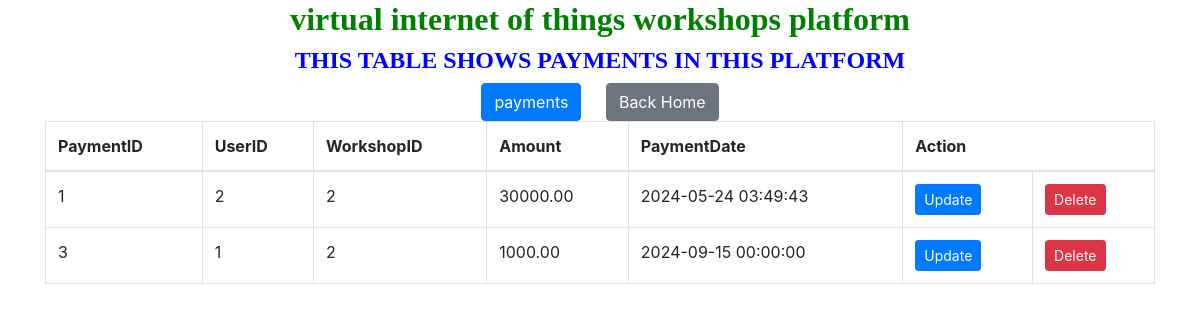
/viewpayment.php, run on the app's committed database.
### tables this page shows
CREATE TABLE IF NOT EXISTS `payment` (
  `PaymentID` int(11) NOT NULL AUTO_INCREMENT,
  `UserID` int(11) DEFAULT NULL,
  `WorkshopID` int(11) DEFAULT NULL,
  `Amount` decimal(10,2) DEFAULT NULL,
  `PaymentDate` timestamp NOT NULL DEFAULT CURRENT_TIMESTAMP,
  PRIMARY KEY (`PaymentID`),
  KEY `UserID` (`UserID`),
  KEY `WorkshopID` (`WorkshopID`)
);

### viewpayment.php (the view, shortened to what this page needs)
<!DOCTYPE html>
<html>
<head>
    <link href="https://stackpath.bootstrapcdn.com/bootstrap/4.5.2/css/bootstrap.min.css" rel="stylesheet">
</head>
<body>
<center>
    <div class="container">
        <h2 style="text-align: center; font-family: century; font-weight: bold; color: green;">virtual internet of things workshops platform</h2>
        <h4 style="text-align: center; font-family: century; font-weight: bold; color:blue;">THIS TABLE SHOWS PAYMENTS IN THIS PLATFORM </h4>
        <a href="payment.html" class="btn btn-primary" style="margin-top: 0px;">payments</a>
        <a href="home.html" class="btn btn-secondary" style="margin-left: 20px;">Back Home</a>
        <table class="table table-bordered">
            <thead>
                <tr>
                    <th>PaymentID</th>
                    <th>UserID</th>
                    <th>WorkshopID</th>
                    <th>Amount</th>
                    <th>PaymentDate</th>
                    <th colspan="2">Action</th>
                </tr>
            </thead>
            <tbody>
                <?php
                include "databaseconnection.php";
                $sql = "SELECT * FROM payment";
                $result = $connection->query($sql);
                while ($row = $result->fetch_assoc()) {
                    echo "
                    <tr>
                        <td>{$row['PaymentID']}</td>
                        <td>{$row['UserID']}</td>
                        <td>{$row['WorkshopID']}</td>
                        <td>{$row['Amount']}</td>
                        <td>{$row['PaymentDate']}</td>
                        <td>
                            <a href='updatepayment.php?PaymentID={$row['PaymentID']}' class='btn btn-primary btn-sm'>Update</a></td>
                            <td>
                            <a href='deletepayment.php?PaymentID={$row['PaymentID']}' class='btn btn-danger btn-sm'>Delete</a>
                        </td>
                    </tr>
                    ";
                }
                ?>
            </tbody>
        </table>
    </div>
    </center>
</body>
</html>

### data on the page
payment: PaymentID "1", UserID "2", WorkshopID "2", Amount "30000.00", PaymentDate "2024-05-24 03:49:43"
payment: PaymentID "3", UserID "1", WorkshopID "2", Amount "1000.00", PaymentDate "2024-09-15 00:00:00"
